Frame 1 (no input): blank canvas, image omitted
Frame 60 (the mouse pressed at the canvas centre just before this capture): blank canvas, image omitted
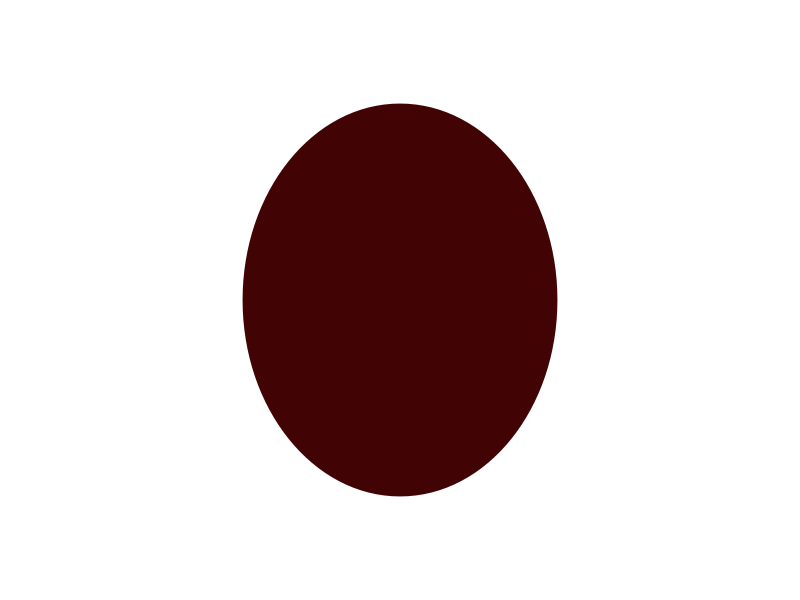
Frame 120 (the mouse held since frame 60 and released just before this capture)

The Processing sketch whose frames 1 and 60 were blank and that drew this single picture after the mouse press (run headless with seeded random() and noise(); from frame 60 on, the mouse is pressed at the canvas centre):

// Processing sketch: processing_145870
// ── processing_145870.pde

void setup() {
  size(800, 600);
  smooth();
  noStroke();
  background(255);
}
 
void draw() {
  float d = dist( mouseX, mouseY, pmouseX, pmouseY );
  float r1 = random(d * -1, 0);
  float r2 = random(d * -2, d * 1);
  //  int n = floor(random(10, 50));
  fill(random(255), 3, 3);
  ellipse(mouseX, mouseY, r1, r2);
}
 
void keyReleased()
{
  if (key=='c' || key=='C') {
    background(255);
  
  }
}
